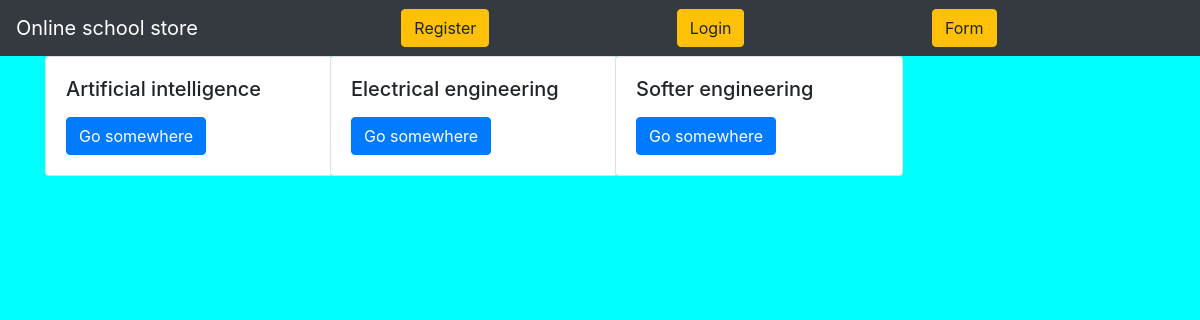
The page / on the database its author committed.
### movieapp/models.py (models this page shows, shortened)
class Movie(models.Model):
    name=models.CharField(max_length=250)
    dep=models.TextField()
    year=models.IntegerField()
    img=models.ImageField(upload_to='gallery')

### movieapp/views.py (the view)
# urls.py: path('',views.index,name='index'),
def index(request):
    movie=Movie.objects.all()
    context={
        'movie_list':movie
    }
    return render(request,'index.html',context)

### templates/index.html (shortened to what this page needs)
{% extends 'base.html' %}
{% block body %}
<div class="container">
    <div class="row">
        {% for i in movie_list %}
        <div class="col-md-3">
            <div class="card" style="width: 18rem;">
  <div class="card-body">
    <h5 class="card-title">{{i.name}}</h5>
    <a href="{% url 'movieapp:detail' i.id %}" class="btn btn-primary">Go somewhere</a>
  </div>
</div>
        </div>
        {% endfor %}
    </div>
</div>
{% endblock %}

### static/style.css (style rules this page uses)
body { background-color:aqua; }

### rows shown on the page
Movie: name "Artificial intelligence"
Movie: name "Electrical engineering"
Movie: name "Softer engineering"
